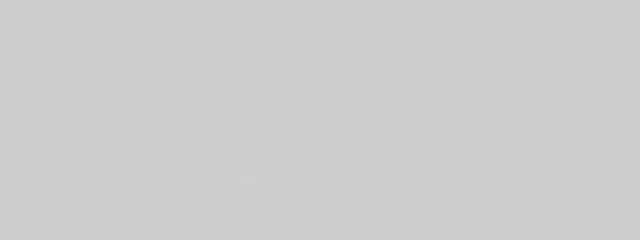
Frame 1 (no input)
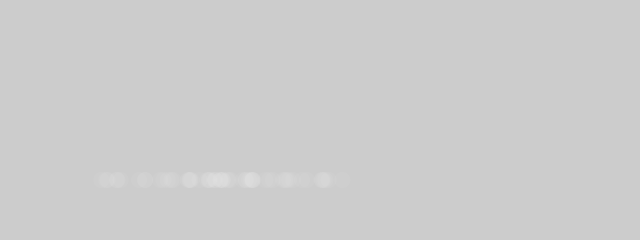
Frame 60 (the mouse pressed at the canvas centre just before this capture)
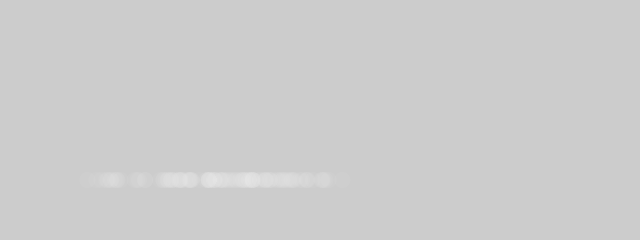
Frame 120 (the mouse held since frame 60 and released just before this capture)

The Processing sketch that drew these frames (run headless with seeded random() and noise(); from frame 60 on, the mouse is pressed at the canvas centre):

// Processing sketch: probability_distributions
// ── probability_distributions.pde
import java.util.Random;
//int [] randomCounts;
Random generator;


void setup() {
  size(640, 240);
  //randomCounts = new int[20];
  generator = new Random();
}

void draw() {
  /*
  background(255);
  
  int index = int(random(randomCounts.length));
  randomCounts[index]++;

  stroke(0);
  fill(175);
  int w = width/ randomCounts.length;
  
  for(int x = 0; x < randomCounts.length; x++) {
    rect(x*w, height - randomCounts[x], w-1, randomCounts[x]);
  }
  */
  
  float num = (float) generator.nextGaussian();
  
  float sd = 60;
  float mean = 230;
  float x = sd * num + mean; // in order to adjust to a normal distribution based around the mean and standard deviation I want.
  
  
  noStroke();
  fill(255, 10);
  ellipse(x, 180, 16, 16);
  
}
